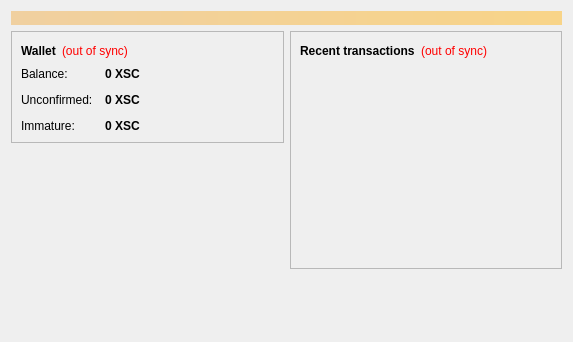
<?xml version="1.0" encoding="UTF-8"?>
<ui version="4.0">
 <class>OverviewPage</class>
 <widget class="QWidget" name="OverviewPage">
  <property name="geometry">
   <rect>
    <x>0</x>
    <y>0</y>
    <width>573</width>
    <height>342</height>
   </rect>
  </property>
  <property name="windowTitle">
   <string>Form</string>
  </property>
  <layout class="QVBoxLayout" name="topLayout">
   <item>
    <widget class="QLabel" name="labelAlerts">
     <property name="visible">
      <bool>false</bool>
     </property>
     <property name="styleSheet">
      <string notr="true">background-color: qlineargradient(x1: 0, y1: 0, x2: 1, y2: 0, stop:0 #F0D0A0, stop:1 #F8D488); color:#000000;</string>
     </property>
     <property name="wordWrap">
      <bool>true</bool>
     </property>
     <property name="margin">
      <number>3</number>
     </property>
    </widget>
   </item>
   <item>
    <layout class="QHBoxLayout" name="horizontalLayout" stretch="1,1">
     <item>
      <layout class="QVBoxLayout" name="verticalLayout_2">
       <item>
        <widget class="QFrame" name="frame">
         <property name="frameShape">
          <enum>QFrame::StyledPanel</enum>
         </property>
         <property name="frameShadow">
          <enum>QFrame::Raised</enum>
         </property>
         <layout class="QVBoxLayout" name="verticalLayout_4">
          <item>
           <layout class="QHBoxLayout" name="horizontalLayout_4">
            <item>
             <widget class="QLabel" name="label_5">
              <property name="font">
               <font>
                <weight>75</weight>
                <bold>true</bold>
               </font>
              </property>
              <property name="text">
               <string>Wallet</string>
              </property>
             </widget>
            </item>
            <item>
             <widget class="QLabel" name="labelWalletStatus">
              <property name="toolTip">
               <string>The displayed information may be out of date. Your wallet automatically synchronizes with the Sobercoin network after a connection is established, but this process has not completed yet.</string>
              </property>
              <property name="styleSheet">
               <string notr="true">QLabel { color: red; }</string>
              </property>
              <property name="text">
               <string notr="true">(out of sync)</string>
              </property>
              <property name="alignment">
               <set>Qt::AlignLeading|Qt::AlignLeft|Qt::AlignVCenter</set>
              </property>
             </widget>
            </item>
            <item>
             <spacer name="horizontalSpacer_2">
              <property name="orientation">
               <enum>Qt::Horizontal</enum>
              </property>
              <property name="sizeHint" stdset="0">
               <size>
                <width>40</width>
                <height>20</height>
               </size>
              </property>
             </spacer>
            </item>
           </layout>
          </item>
          <item>
           <layout class="QFormLayout" name="formLayout_2">
            <property name="fieldGrowthPolicy">
             <enum>QFormLayout::AllNonFixedFieldsGrow</enum>
            </property>
            <property name="horizontalSpacing">
             <number>12</number>
            </property>
            <property name="verticalSpacing">
             <number>12</number>
            </property>
            <item row="0" column="0">
             <widget class="QLabel" name="label">
              <property name="text">
               <string>Balance:</string>
              </property>
             </widget>
            </item>
            <item row="0" column="1">
             <widget class="QLabel" name="labelBalance">
              <property name="font">
               <font>
                <weight>75</weight>
                <bold>true</bold>
               </font>
              </property>
              <property name="cursor">
               <cursorShape>IBeamCursor</cursorShape>
              </property>
              <property name="toolTip">
               <string>Your current balance</string>
              </property>
              <property name="text">
               <string notr="true">0 XSC</string>
              </property>
              <property name="textInteractionFlags">
               <set>Qt::LinksAccessibleByMouse|Qt::TextSelectableByKeyboard|Qt::TextSelectableByMouse</set>
              </property>
             </widget>
            </item>
            <item row="1" column="0">
             <widget class="QLabel" name="label_3">
              <property name="text">
               <string>Unconfirmed:</string>
              </property>
             </widget>
            </item>
            <item row="1" column="1">
             <widget class="QLabel" name="labelUnconfirmed">
              <property name="font">
               <font>
                <weight>75</weight>
                <bold>true</bold>
               </font>
              </property>
              <property name="cursor">
               <cursorShape>IBeamCursor</cursorShape>
              </property>
              <property name="toolTip">
               <string>Total of transactions that have yet to be confirmed, and do not yet count toward the current balance</string>
              </property>
              <property name="text">
               <string notr="true">0 XSC</string>
              </property>
              <property name="textInteractionFlags">
               <set>Qt::LinksAccessibleByMouse|Qt::TextSelectableByKeyboard|Qt::TextSelectableByMouse</set>
              </property>
             </widget>
            </item>
            <item row="2" column="0">
             <widget class="QLabel" name="labelImmatureText">
              <property name="text">
               <string>Immature:</string>
              </property>
             </widget>
            </item>
            <item row="2" column="1">
             <widget class="QLabel" name="labelImmature">
              <property name="font">
               <font>
                <weight>75</weight>
                <bold>true</bold>
               </font>
              </property>
              <property name="toolTip">
               <string>Mined balance that has not yet matured</string>
              </property>
              <property name="text">
               <string notr="true">0 XSC</string>
              </property>
              <property name="textInteractionFlags">
               <set>Qt::LinksAccessibleByMouse|Qt::TextSelectableByKeyboard|Qt::TextSelectableByMouse</set>
              </property>
             </widget>
            </item>
           </layout>
          </item>
         </layout>
        </widget>
       </item>
       <item>
        <spacer name="verticalSpacer">
         <property name="orientation">
          <enum>Qt::Vertical</enum>
         </property>
         <property name="sizeHint" stdset="0">
          <size>
           <width>20</width>
           <height>40</height>
          </size>
         </property>
        </spacer>
       </item>
      </layout>
     </item>
     <item>
      <layout class="QVBoxLayout" name="verticalLayout_3">
       <item>
        <widget class="QFrame" name="frame_2">
         <property name="frameShape">
          <enum>QFrame::StyledPanel</enum>
         </property>
         <property name="frameShadow">
          <enum>QFrame::Raised</enum>
         </property>
         <layout class="QVBoxLayout" name="verticalLayout">
          <item>
           <layout class="QHBoxLayout" name="horizontalLayout_2">
            <item>
             <widget class="QLabel" name="label_4">
              <property name="text">
               <string>&lt;b&gt;Recent transactions&lt;/b&gt;</string>
              </property>
             </widget>
            </item>
            <item>
             <widget class="QLabel" name="labelTransactionsStatus">
              <property name="toolTip">
               <string>The displayed information may be out of date. Your wallet automatically synchronizes with the Sobercoin network after a connection is established, but this process has not completed yet.</string>
              </property>
              <property name="styleSheet">
               <string notr="true">QLabel { color: red; }</string>
              </property>
              <property name="text">
               <string notr="true">(out of sync)</string>
              </property>
              <property name="alignment">
               <set>Qt::AlignRight|Qt::AlignTrailing|Qt::AlignVCenter</set>
              </property>
             </widget>
            </item>
            <item>
             <spacer name="horizontalSpacer">
              <property name="orientation">
               <enum>Qt::Horizontal</enum>
              </property>
              <property name="sizeHint" stdset="0">
               <size>
                <width>40</width>
                <height>20</height>
               </size>
              </property>
             </spacer>
            </item>
           </layout>
          </item>
          <item>
           <widget class="QListView" name="listTransactions">
            <property name="styleSheet">
             <string notr="true">QListView { background: transparent; }</string>
            </property>
            <property name="frameShape">
             <enum>QFrame::NoFrame</enum>
            </property>
            <property name="verticalScrollBarPolicy">
             <enum>Qt::ScrollBarAlwaysOff</enum>
            </property>
            <property name="horizontalScrollBarPolicy">
             <enum>Qt::ScrollBarAlwaysOff</enum>
            </property>
            <property name="selectionMode">
             <enum>QAbstractItemView::NoSelection</enum>
            </property>
           </widget>
          </item>
         </layout>
        </widget>
       </item>
       <item>
        <spacer name="verticalSpacer_2">
         <property name="orientation">
          <enum>Qt::Vertical</enum>
         </property>
         <property name="sizeHint" stdset="0">
          <size>
           <width>20</width>
           <height>40</height>
          </size>
         </property>
        </spacer>
       </item>
      </layout>
     </item>
    </layout>
   </item>
  </layout>
 </widget>
 <resources/>
 <connections/>
</ui>
